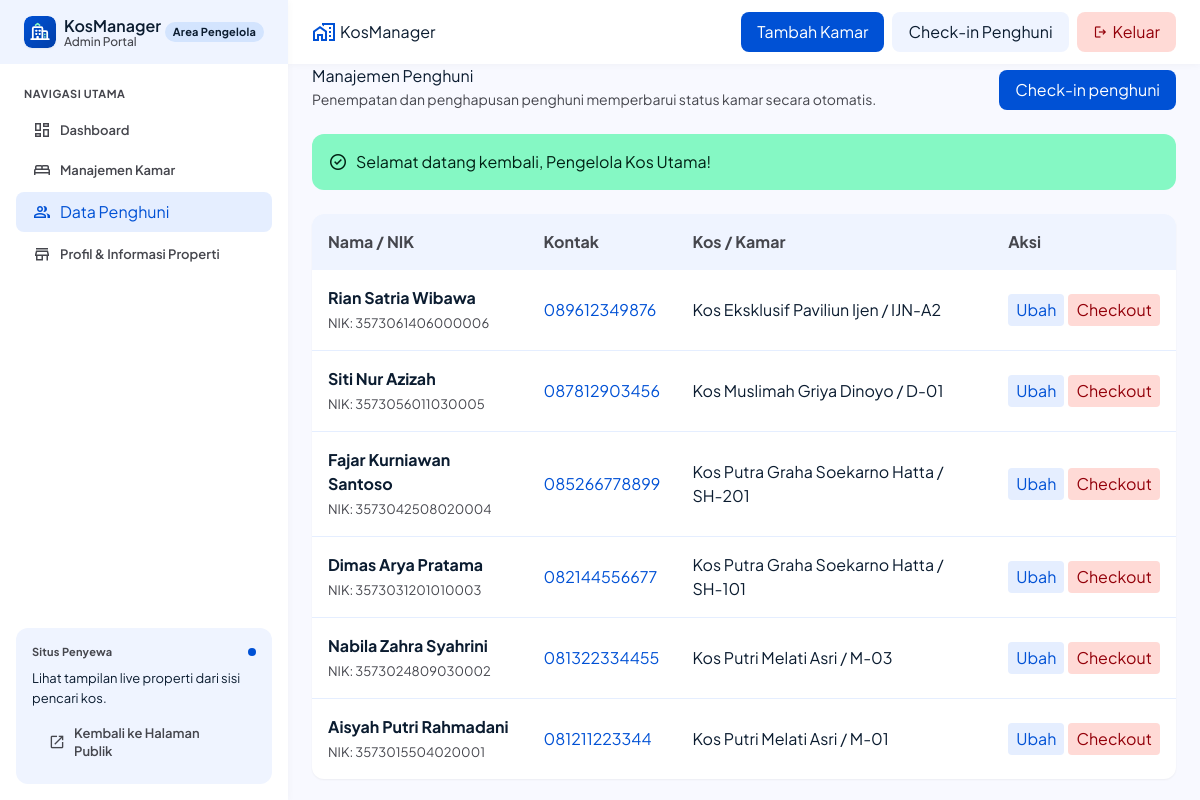
Page /penghuni (signed in) on the committed database.
### tables this page shows
CREATE TABLE IF NOT EXISTS penghuni (
    id INT AUTO_INCREMENT PRIMARY KEY,
    nama VARCHAR(150) NOT NULL,
    no_hp VARCHAR(20) NOT NULL,
    nik CHAR(16) NOT NULL,
    kamar_id INT NULL,
    CONSTRAINT unique_penghuni_nik
        UNIQUE (nik),
    CONSTRAINT unique_penghuni_kamar
        UNIQUE (kamar_id),
    CONSTRAINT fk_penghuni_kamar
        FOREIGN KEY (kamar_id)
        REFERENCES kamar(id)
        ON DELETE RESTRICT
        ON UPDATE CASCADE
);

CREATE TABLE IF NOT EXISTS kos (
    id INT AUTO_INCREMENT PRIMARY KEY,
    nama_kos VARCHAR(150) NOT NULL,
    alamat TEXT NOT NULL,
    lokasi VARCHAR(150) NOT NULL,
    deskripsi TEXT NULL,
    fasilitas TEXT NULL,
    no_hp_pengelola VARCHAR(20) NULL,
    status_publikasi ENUM('draft', 'published') NOT NULL DEFAULT 'draft'
);

CREATE TABLE IF NOT EXISTS kamar (
    id INT AUTO_INCREMENT PRIMARY KEY,
    kos_id INT NOT NULL,
    nomor_kamar VARCHAR(50) NOT NULL,
    tipe VARCHAR(100) NOT NULL,
    harga_bulanan DECIMAL(12, 2) NOT NULL,
    status ENUM('kosong', 'terisi') NOT NULL DEFAULT 'kosong',
    CONSTRAINT fk_kamar_kos
        FOREIGN KEY (kos_id)
        REFERENCES kos(id)
        ON DELETE RESTRICT
        ON UPDATE CASCADE,
    CONSTRAINT unique_nomor_kamar
        UNIQUE (kos_id, nomor_kamar),
    CONSTRAINT chk_kamar_harga_positif
        CHECK (harga_bulanan > 0)
);

### src/Controllers/PenghuniController.php (called while the page is built, shortened)
<?php
final class PenghuniController
{
    public function index(): void
    {
        $this->renderIndex();
    }
    private function renderIndex(bool $openForm = false, ?string $formError = null, array $formData = [], int $status = 200): void
    {
        $residentList = $this->penghuniRepository->findAllWithDetails();
        $escape = PublicController::escape(...);
        require dirname(__DIR__, 2) . '/views/admin/penghuni/index.php';
    }
}

### public/index.php (called while the page is built, shortened)
<?php
require_once dirname(__DIR__) . '/src/Core/helpers.php';
try {
    $connection = \KosManager\Config\getConnection();
    $kosRepository = new KosRepository($connection);
    $kamarRepository = new KamarRepository($connection);
    $penghuniRepository = new PenghuniRepository($connection);
    $publicController = new PublicController($kosRepository);
    $kosController = new KosController($kosRepository);
    $adminKosController = new AdminKosController($kosRepository);
    $dashboardController = new DashboardController($kamarRepository, $penghuniRepository);
    $kamarController = new KamarController($kamarRepository, $kosRepository);
    $penghuniController = new PenghuniController($penghuniRepository, $kamarRepository);
    $authController = new AuthController($connection);
    $router = new Router();
    $router
        ->get('/', [$publicController, 'home'])
        ->get('/login', [$authController, 'showLogin'])
        ->post('/login', [$authController, 'login'])
        ->get('/logout', [$authController, 'logout'])
        ->get('/kos', [$kosController, 'index'])
        ->get('/kos/detail', [$kosController, 'detail'])
        ->get('/kamar/detail', [$kosController, 'roomDetail'])
        ->get('/admin/dashboard', [$dashboardController, 'index'])
        ->get('/admin/kos', [$adminKosController, 'index'])
        ->get('/admin/kos/tambah', [$adminKosController, 'create'])
        ->get('/admin/kos/ubah', [$adminKosController, 'edit'])
        ->post('/admin/kos', [$adminKosController, 'store'])
        ->post('/admin/kos/update', [$adminKosController, 'update'])
        ->post('/admin/kos/hapus', [$adminKosController, 'destroy'])
        ->post('/admin/kos/destroy', [$adminKosController, 'destroy'])
        ->get('/kamar', [$kamarController, 'index'])
        ->get('/kamar/tambah', [$kamarController, 'create'])
        ->get('/kamar/ubah', [$kamarController, 'edit'])
        ->post('/kamar', [$kamarController, 'store'])
        ->post('/kamar/update', [$kamarController, 'update'])
        ->post('/kamar/hapus', [$kamarController, 'delete'])
        ->get('/penghuni', [$penghuniController, 'index'])
        ->get('/penghuni/tambah', [$penghuniController, 'create'])
        ->get('/penghuni/ubah', [$penghuniController, 'edit'])
        ->post('/penghuni', [$penghuniController, 'store'])
        ->post('/penghuni/update', [$penghuniController, 'update'])
        ->post('/penghuni/hapus', [$penghuniController, 'delete']);
    $router->dispatch();
} catch (Throwable $exception) {
    error_log($exception->__toString());
    $isDbError = $exception instanceof PDOException;
    http_response_code($isDbError ? 503 : 500);
    header('Content-Type: text/html; charset=utf-8');
    ?>
<!DOCTYPE html>
<html lang="id">
<head>
    <meta charset="UTF-8">
    <meta name="viewport" content="width=device-width, initial-scale=1.0">
    <title><?= $isDbError ? '503 - Database Tidak Tersedia' : '500 - Kesalahan Sistem' ?> | KosManager</title>
    <style>
        body { font-family: -apple-system, BlinkMacSystemFont, "Segoe UI", Roboto, Helvetica, Arial, sans-serif; background-color: #f8fafc; color: #1e293b; display: flex; align-items: center; justify-content: center; min-height: 100vh; margin: 0; padding: 20px; }
        .card { background: #ffffff; border: 1px solid #e2e8f0; border-radius: 12px; padding: 32px; max-width: 520px; width: 100%; box-shadow: 0 4px 6px -1px rgba(0, 0, 0, 0.1); text-align: center; }
        .badge { display: inline-block; background-color: #fee2e2; color: #dc2626; font-size: 13px; font-weight: 600; padding: 4px 12px; border-radius: 9999px; margin-bottom: 16px; }
        h1 { font-size: 20px; margin-bottom: 12px; color: #0f172a; }
        p { font-size: 14px; color: #64748b; line-height: 1.6; margin-bottom: 20px; }
        .hint { background-color: #f1f5f9; border-radius: 8px; padding: 12px; font-size: 13px; color: #334155; text-align: left; }
    </style>
</head>
<body>
    <div class="card">
        <div class="badge">Error <?= $isDbError ? '503 (Database)' : '500 (Sistem)' ?></div>
        <h1><?= $isDbError ? 'Layanan Database Sedang Tidak Tersedia' : 'Terjadi Kendala Sistem' ?></h1>
        <p><?= htmlspecialchars($exception->getMessage(), ENT_QUOTES | ENT_SUBSTITUTE, 'UTF-8') ?></p>
        <div class="hint">
            <strong>Catatan:</strong><br>
            <?= $isDbError
                ? 'Pastikan MySQL aktif di XAMPP Control Panel dan database <code>kostmanager</code> sudah diisi tabel di phpMyAdmin.'
                : 'File: <code>' . htmlspecialchars(basename($exception->getFile()), ENT_QUOTES | ENT_SUBSTITUTE, 'UTF-8') . '</code> baris ' . $exception->getLine() ?>
        </div>
    </div>
</body>
</html>
    <?php
}

### src/Core/helpers.php (called while the page is built, shortened)
<?php
if (!function_exists('base_url')) {
    function base_url(string $path = ''): string
    {
        static $base = null;
        if ($base === null) {
            $scriptName = $_SERVER['SCRIPT_NAME'] ?? '';
            $dir = str_replace('\\', '/', dirname($scriptName));
            $base = ($dir === '/' || $dir === '.') ? '' : rtrim($dir, '/');
        }
        if ($path === '' || $path === '/') {
            return $base !== '' ? $base . '/' : '/';
        }
        return $base . '/' . ltrim($path, '/');
    }
}
if (!function_exists('get_flash')) {
    function get_flash(): ?array
    {
        $flash = $_SESSION['flash'];
        return [
            'type' => (string) ($flash['type'] ?? 'info'),
            'message' => (string) ($flash['message'] ?? ''),
        ];
    }
}

### src/Controllers/PublicController.php (called while the page is built, shortened)
<?php
final class PublicController
{
    public static function escape(mixed $value): string
    {
        return htmlspecialchars((string) ($value ?? ''), ENT_QUOTES | ENT_SUBSTITUTE, 'UTF-8');
    }
}

### src/Repositories/PenghuniRepository.php (called while the page is built, shortened)
<?php
final class PenghuniRepository
{
    public function findAllWithDetails(int $limit = 100): array
    {
        $statement = $this->connection->prepare(
            'SELECT penghuni.id,
                    penghuni.nama,
                    penghuni.no_hp,
                    penghuni.nik,
                    penghuni.kamar_id,
                    kamar.nomor_kamar,
                    kamar.kos_id,
                    kos.nama_kos
             FROM penghuni
             LEFT JOIN kamar ON kamar.id = penghuni.kamar_id
             LEFT JOIN kos ON kos.id = kamar.kos_id
             ORDER BY penghuni.id DESC
             LIMIT :limit'
        );
        $statement->bindValue('limit', $limit, PDO::PARAM_INT);
        $statement->execute();
        return $statement->fetchAll();
    }
}

### views/admin/penghuni/index.php (the view, shortened to what this page needs)
<!DOCTYPE html>
<html lang="id">
<head>
<script src="https://cdn.tailwindcss.com"></script>
<link rel="stylesheet" href="<?= base_url('/public/assets/css/style.css') ?>">
<link rel="stylesheet" href="<?= base_url('/public/assets/css/admin.css') ?>">
</head>
<body class="bg-background font-body-md text-on-surface antialiased">
<?php $activeAdminPage = 'data-penghuni'; include __DIR__ . '/../layout/sidebar.php'; ?>
<div class="pl-72">
<?php include __DIR__ . '/../layout/admin-header.php'; ?>
<main class="relative pt-16 bg-background w-full px-gutter-md py-gutter-md">
<div class="max-w-7xl mx-auto space-y-space-lg">
<header class="flex flex-wrap items-end justify-between gap-space-md">
<div><h1 class="font-headline-lg text-on-surface">Manajemen Penghuni</h1><p class="text-body-md text-on-surface-variant">Penempatan dan penghapusan penghuni memperbarui status kamar secara otomatis.</p></div>
<a class="px-space-md py-space-sm rounded-lg bg-secondary text-on-secondary font-label-md" href="<?= base_url('/penghuni/tambah') ?>">Check-in penghuni</a>
</header>
<?php $flash = get_flash(); if ($flash !== null): ?>
<div class="p-space-md rounded-xl flex items-center gap-space-sm <?= $flash['type'] === 'error' ? 'bg-error-container text-on-error-container' : 'bg-tertiary-fixed text-on-tertiary-fixed' ?>" role="alert">
    <span class="material-symbols-outlined text-[20px]"><?= $flash['type'] === 'error' ? 'error' : 'check_circle' ?></span>
    <span class="font-label-md"><?= $escape($flash['message']) ?></span>
</div>
<?php endif; ?>
<section class="bg-surface-container-lowest rounded-xl shadow-sm overflow-hidden">
<div class="overflow-x-auto"><table class="w-full text-left">
<thead class="bg-surface-container-low text-on-surface-variant"><tr>
<th class="p-space-md font-label-sm">Nama / NIK</th><th class="p-space-md font-label-sm">Kontak</th><th class="p-space-md font-label-sm">Kos / Kamar</th><th class="p-space-md font-label-sm">Aksi</th>
</tr></thead>
<tbody class="divide-y divide-surface-container">
<?php foreach ($residentList as $resident): ?>
<tr>
<td class="p-space-md"><strong class="block"><?= $escape($resident['nama']) ?></strong><span class="text-body-sm text-on-surface-variant">NIK: <?= $escape($resident['nik']) ?></span></td>
<td class="p-space-md"><a class="text-secondary hover:underline" href="tel:<?= $escape(preg_replace('/[^0-9+]/', '', (string) $resident['no_hp'])) ?>"><?= $escape($resident['no_hp']) ?></a></td>
<td class="p-space-md"><?= $escape($resident['nama_kos'] ?? '-') ?> / <?= $escape($resident['nomor_kamar'] ?? '-') ?></td>
<td class="p-space-md"><div class="flex items-center gap-space-xs">
<a class="px-space-sm py-1 rounded bg-surface-container text-secondary" href="<?= base_url('/penghuni/ubah?id=' . (int) $resident['id']) ?>">Ubah</a>
<form action="<?= base_url('/penghuni/hapus') ?>" method="post" onsubmit="return confirm('Akhiri masa sewa dan hapus penghuni ini?')">
<button class="px-space-sm py-1 rounded bg-error-container text-on-error-container" type="submit">Checkout</button>
</form>
</div></td>
</tr>
<?php endforeach; ?>
</tbody>
</table></div>
</section>
</div>
</main>
</div>
</body>
</html>

### public/assets/css/style.css (style rules this page uses)
.material-symbols-outlined { font-family: 'Material Symbols Outlined' !important; font-weight: normal; font-style: normal; font-size: 24px; line-height: 1; letter-spacing: normal; text-transform: none; display: inline-block; white-space: nowrap; word-wrap: normal; direction: ltr; -webkit-font-feature-settings: 'liga'; -webkit-font-smoothing: antialiased; }

### rows in the picture
penghuni: nama "Rian Satria Wibawa", nik "3573061406000006", no_hp "089612349876", kos.nama_kos "Kos Eksklusif Paviliun Ijen", kamar.nomor_kamar "IJN-A2"
penghuni: nama "Siti Nur Azizah", nik "3573056011030005", no_hp "087812903456", kos.nama_kos "Kos Muslimah Griya Dinoyo", kamar.nomor_kamar "D-01"
penghuni: nama "Fajar Kurniawan Santoso", nik "3573042508020004", no_hp "085266778899", kos.nama_kos "Kos Putra Graha Soekarno Hatta", kamar.nomor_kamar "SH-201"
penghuni: nama "Dimas Arya Pratama", nik "3573031201010003", no_hp "082144556677", kos.nama_kos "Kos Putra Graha Soekarno Hatta", kamar.nomor_kamar "SH-101"
penghuni: nama "Nabila Zahra Syahrini", nik "3573024809030002", no_hp "081322334455", kos.nama_kos "Kos Putri Melati Asri", kamar.nomor_kamar "M-03"
penghuni: nama "Aisyah Putri Rahmadani", nik "3573015504020001", no_hp "081211223344", kos.nama_kos "Kos Putri Melati Asri", kamar.nomor_kamar "M-01"

### other values in the picture
$escape($flash['message']) "Selamat datang kembali, Pengelola Kos Utama!"
